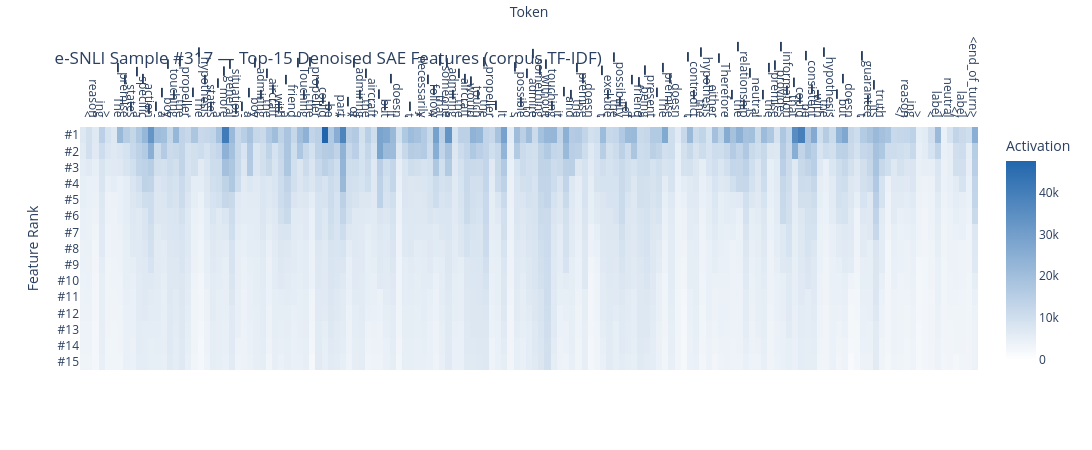

Notebook cell for this chart:
### Markdown cell above
## Top-K denoised feature heatmap

### Code cell
TOP_K = 15

top_values, top_indices = top_k_features_per_token(denoised_acts, k=TOP_K)

fig = plot_per_token_topk_heatmap(
    top_values,
    top_indices,
    tokens=tokens,
    title=f"e-SNLI Sample #{sample_idx} — Top-{TOP_K} Denoised SAE Features (corpus TF-IDF)",
)
fig.show()

### Figure 1 — Plotly figure (JSON) as saved in the notebook; plotly's stock layout.template omitted (floating-point values rounded to 4 significant figures; data arrays with more than 128 entries replaced by an {"elided": "..."} marker saying what was removed)
{"data": [{"colorbar": {"title": {"text": "Activation"}}, "colorscale": [[0, "rgb(255,255,255)"], [1, "rgb(33,102,172)"]], "hoverinfo": "text", "text": {"elided": "15x145 str values"}, "type": "heatmap", "x": {"elided": "145 int values"}, "y": ["#1", "#2", "#3", "#4", "#5", "#6", "#7", "#8", "#9", "#10", "#11", "#12", "#13", "#14", "#15"], "z": {"elided": "15x145 float values"}, "zmax": 47540.0, "zmin": 0}], "layout": {"height": 450, "title": {"text": "e-SNLI Sample #317 — Top-15 Denoised SAE Features (corpus TF-IDF)"}, "width": 3100, "xaxis": {"side": "top", "ticktext": {"elided": "145 str values"}, "tickvals": {"elided": "145 int values"}, "title": {"text": "Token"}}, "yaxis": {"autorange": "reversed", "title": {"text": "Feature Rank"}, "type": "category"}}}
